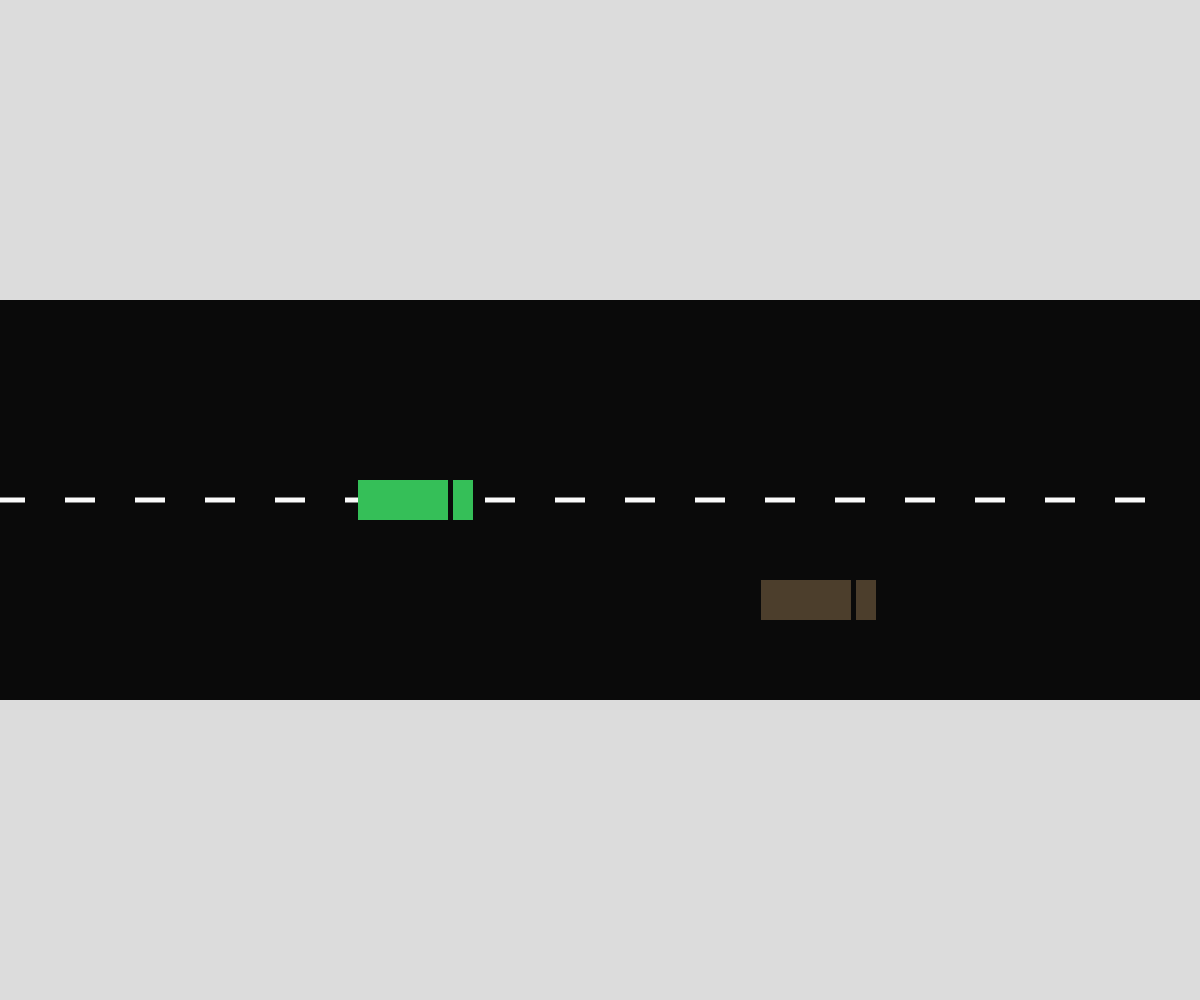
Frame 1 (no input)
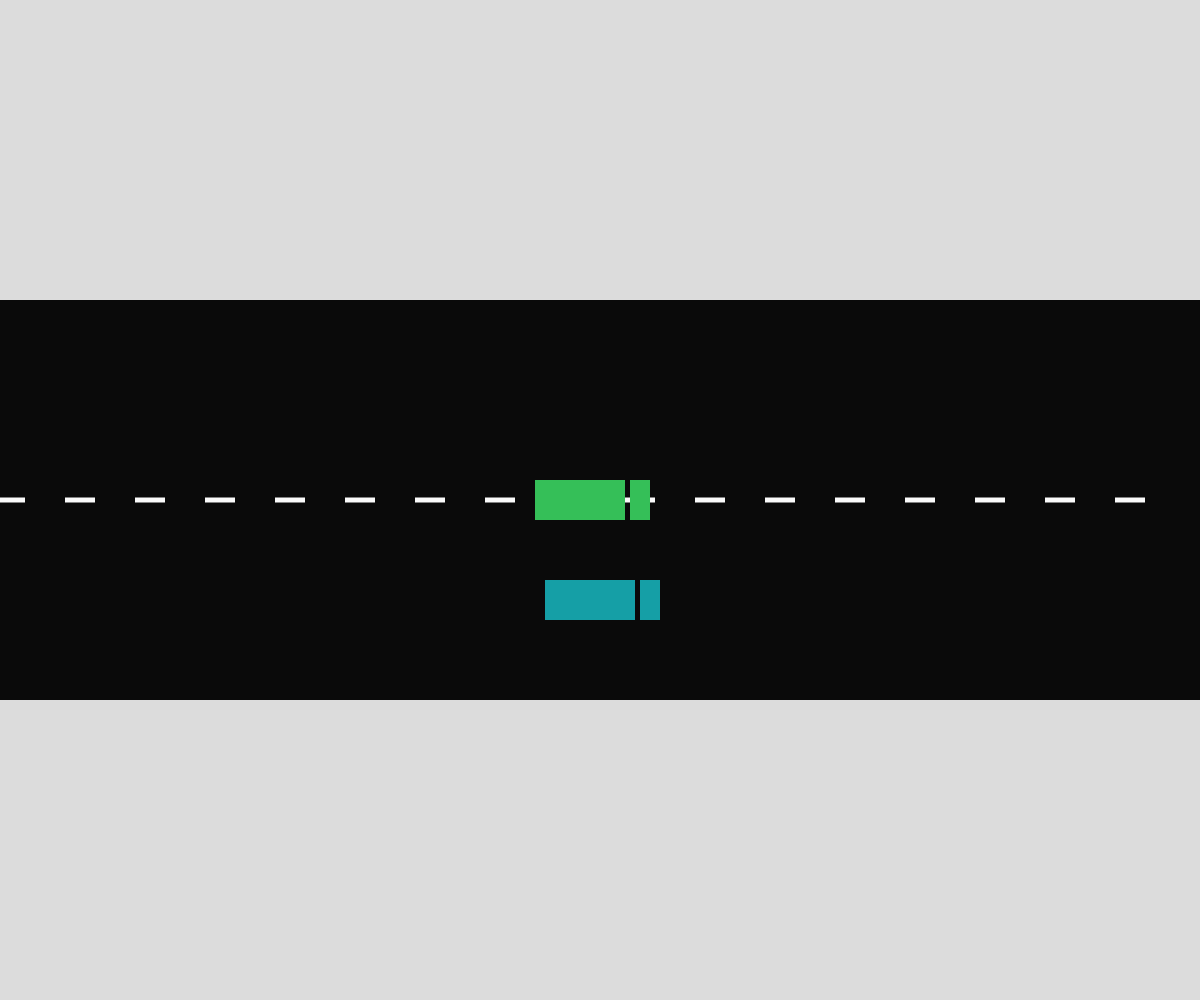
Frame 60 (no input)
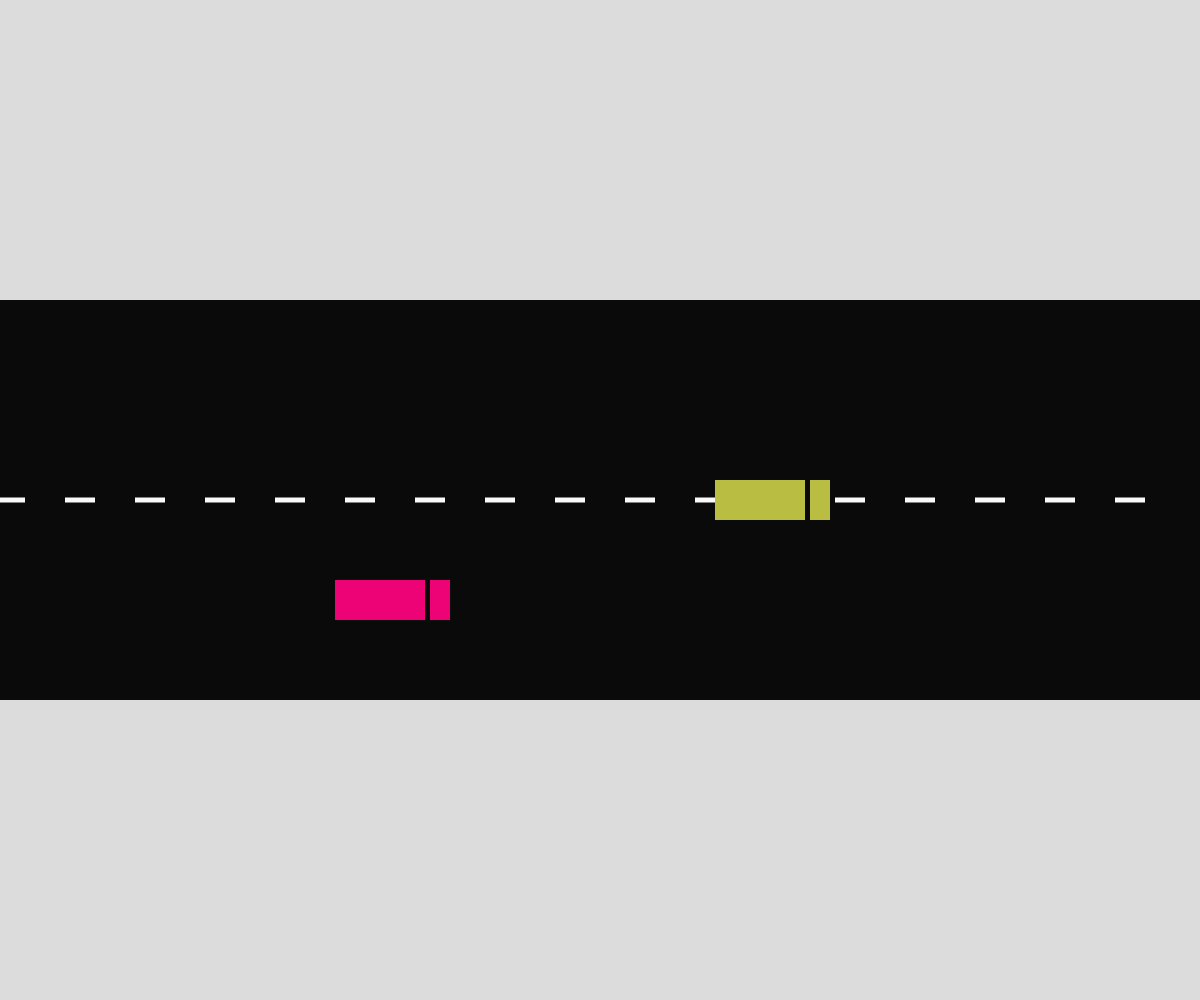
Frame 120 (the mouse pressed at the canvas centre since frame 60)

The p5.js sketch that drew these frames (run headless with seeded random() and noise() and a simulated clock; from frame 60 on, the mouse is pressed at the canvas centre):

// p5.js sketch
// ── sketch.js
// Cars cars cars
// Daniel
// 18 Oct
// A program that displays cars and trucks in a road > <
let car;
let truck;
let east = [];
let west = [];

function setup() {
  createCanvas(windowWidth, windowHeight);
  car = new Vehicle(400, 500, 2, 3);
  truck = new Vehicle(800, 600, 1, 6);

}

function draw() {
  background(220);
  drawRoad();
  car.action();   //getting the cars to mpve
  truck.action();   //gettinf the trucks to move
  for (let i=0; i< east.length; i++){
    east[i].action;
  }
}

//function for making the road
let linespacing = 70;  // middle lines separation
function drawRoad() {
  noStroke();
  fill(10);
  rectMode(CENTER);
  rect(0, height / 2, width * 2, height * 0.4);

  for (let i = 10; i < width; i += linespacing) {
    fill(250);
    rect(i, height / 2, 30, 5);
  }
}

//
class Vehicle {
  constructor(x, y, dir, speed) {
    this.x = x;
    this.y = y;
    this.type = int(random(2));
    this.color = color(random(0, 255), random(0, 255), random(0, 255));
    this.dir = dir;
    this.xSpeed = speed;
    this.frequency;
  }
  // making the car
  drawCar() {
    rectMode(CENTER);
    fill(this.color);
    rect(this.x, this.y, 40, 20);
    rect(this.x - 10, this.y - 10, 5, 5);
    rect(this.x + 10, this.y - 10, 5, 5);
    rect(this.x - 10, this.y + 10, 5, 5);
    rect(this.x + 10, this.y + 10, 5, 5);
  }
  // making the truck
  drawTruck() {
    rectMode(CENTER);
    fill(this.color);
    rect(this.x, this.y, 90, 40);
    rect(this.x + 60, this.y, 20, 40);
  }

  display() {
    //render cars and trucks to the screen
    if (this.type === 0) {  // 0-display car
      this.drawCar();
    }
    else if (this.type === 1) { // 1-display truck
      this.drawTruck();
    }


  }

  mouseCLicked(){
    east.push(new Vehicle(400,500,east,8));
  }

  // move function
  move() {
    
    if (this.x <= 0) {
      this.x += width;
    }
    if (this.x >= width) {
      this.x -= width;
    }
    this.x += this.xSpeed;

    if (this.dir===0){
      this.xSpeed += 1;
    }

    else if (this.dir===1) {
      this.xSpeed -= 1;
    }

  }



  // increase velocity
  speedUp() {
    if (this.xSpeed < 1) {
      this.xSpeed += 1;
    }
  }
  //decrease velocity
  speedDown() {
    if (this.xSpeed > 30) {
      this.xSpeed -= 1;
    }
  }

  changeColor() {
    this.color = color(random(0, 255), random(0, 255), random(0, 255));
  }

  // action
  action() {
    this.move();
    this.frequency = int(random(0, 100));
    if (this.frequency === 99) {
      this.changeColor();
    }
    else if (this.frequency === 98) {
      this.speedDown();
    }
    else if (this.frequency === 97) {
      this.speedUp();
    }
    this.display();
  }

}
